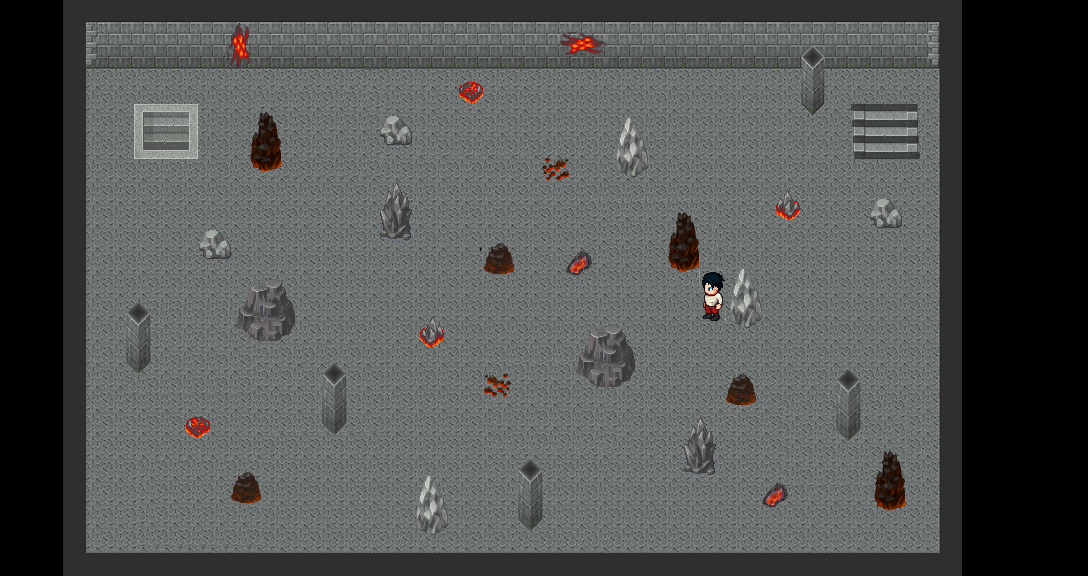

A level layout from a 2D game, rendered from its tile map. Below: a short description, then the map file with its tile-grid data intact:
An orthogonal 34x18 tile map with 32x32 px tiles, 2 tile layers (Nivel, Muros Invisibles), 5 tilesets.

<map version="1.2" tiledversion="1.3.4" orientation="orthogonal" renderorder="right-down" width="34" height="18" tilewidth="32" tileheight="32" infinite="0" nextlayerid="7" nextobjectid="1">
 <tileset firstgid="1" source="nivel5.tsx" />
 <tileset firstgid="2" source="nivel5.M.tsx" />
 <tileset firstgid="578" name="piso 1 " tilewidth="32" tileheight="32" tilecount="576" columns="32">
  <image source="imagen mapa/nivel1.png" width="1024" height="576" />
 </tileset>
 <tileset firstgid="1154" source="nivel4.M.tsx" />
 <tileset firstgid="1730" source="nivel4.tsx" />
 <layer id="6" name="Nivel" width="34" height="18">
  <data encoding="csv">
0,0,0,0,0,0,0,0,0,0,0,0,0,0,0,0,0,0,0,0,0,0,0,0,0,0,0,0,0,0,0,0,0,0,
0,0,0,0,0,0,0,0,0,0,0,0,0,0,0,0,0,0,0,0,0,0,0,0,0,0,0,0,0,0,0,0,0,0,
0,0,0,0,0,0,0,0,0,0,0,0,0,0,0,0,0,0,0,0,0,0,0,0,0,0,0,0,0,0,0,0,0,0,
0,0,0,0,0,0,0,0,0,0,0,0,0,0,0,0,0,0,0,0,0,0,0,0,0,0,0,0,0,0,0,0,0,0,
0,0,0,0,0,0,0,0,0,0,0,0,0,0,0,0,0,0,0,0,0,0,0,0,0,0,0,0,0,0,0,0,0,0,
0,0,0,0,0,0,0,0,0,0,0,0,0,0,0,0,0,0,0,0,0,0,0,0,0,0,0,0,0,0,0,0,0,0,
0,0,0,0,0,0,0,0,0,0,0,0,0,0,0,0,0,0,0,0,0,0,0,0,0,0,0,0,0,0,0,0,0,0,
0,0,0,0,0,0,0,0,0,0,0,0,0,0,0,0,0,0,0,0,0,0,0,0,0,0,0,0,0,0,0,0,0,0,
0,0,0,0,0,0,0,0,0,0,0,0,0,0,0,0,0,0,0,0,0,0,0,0,0,0,0,0,0,0,0,0,0,0,
0,0,0,0,0,0,0,0,0,0,0,0,0,0,0,0,0,0,0,0,0,0,0,0,0,0,0,0,0,0,0,0,0,0,
0,0,0,0,0,0,0,0,0,0,0,0,0,0,0,0,0,0,0,0,0,0,0,0,0,0,0,0,0,0,0,0,0,0,
0,0,0,0,0,0,0,0,0,0,0,0,0,0,0,0,0,0,0,0,0,0,0,0,0,0,0,0,0,0,0,0,0,0,
0,0,0,0,0,0,0,0,0,0,0,0,0,0,0,0,0,0,0,0,0,0,0,0,0,0,0,0,0,0,0,0,0,0,
0,0,0,0,0,0,0,0,0,0,0,0,0,0,0,0,0,0,0,0,0,0,0,0,0,0,0,0,0,0,0,0,0,0,
0,0,0,0,0,0,0,0,0,0,0,0,0,0,0,0,0,0,0,0,0,0,0,0,0,0,0,0,0,0,0,0,0,0,
0,0,0,0,0,0,0,0,0,0,0,0,0,0,0,0,0,0,0,0,0,0,0,0,0,0,0,0,0,0,0,0,0,0,
0,0,0,0,0,0,0,0,0,0,0,0,0,0,0,0,0,0,0,0,0,0,0,0,0,0,0,0,0,0,0,0,0,0,
1730,0,0,0,0,0,0,0,0,0,0,0,0,0,0,0,0,0,0,0,0,0,0,0,0,0,0,0,0,0,0,0,0,0
</data>
 </layer>
 <layer id="5" name="Muros Invisibles" width="34" height="18">
  <data encoding="csv">
0,0,1156,1157,1158,1159,1160,1161,1162,1163,1164,1165,1166,1167,1168,1169,1170,1171,1172,1173,1174,1175,1176,1177,1178,1179,1180,1181,1182,1183,0,0,0,0,
0,0,1188,0,0,0,0,0,0,0,0,0,0,0,0,0,0,0,0,0,0,0,0,0,0,1211,0,0,0,1215,0,0,0,0,
0,0,1220,1221,0,0,0,0,0,0,0,0,0,0,0,0,0,0,0,0,0,0,0,0,0,1243,1244,1245,1246,1247,0,0,0,0,
0,0,1252,1253,0,0,0,0,1258,0,0,0,0,0,0,0,0,0,0,0,0,0,0,0,0,1275,0,0,0,1279,0,0,0,0,
0,0,1284,1285,0,0,0,0,1290,0,0,0,1294,0,0,0,0,0,0,1301,0,0,0,0,0,0,0,0,0,1311,0,0,0,0,
0,0,1316,1317,1318,1319,0,0,1322,0,0,0,0,0,0,0,0,0,0,1333,0,0,0,0,0,0,0,0,0,1343,0,0,0,0,
0,0,1348,0,0,0,0,0,0,0,0,0,1358,0,0,0,0,0,0,0,0,0,0,0,1370,0,0,1373,0,1375,0,0,0,0,
0,0,1380,0,0,0,1384,0,0,0,0,0,1390,0,0,0,0,0,0,0,0,1399,0,0,0,0,0,0,0,1407,0,0,0,0,
0,0,1412,0,0,0,0,0,0,0,0,0,0,0,0,1425,0,0,0,0,0,1431,1432,1433,0,0,0,0,0,1439,0,0,0,0,
0,0,1444,0,1446,0,0,1449,1450,0,0,0,0,0,0,0,0,0,0,0,0,0,1464,1465,0,0,0,0,0,1471,0,0,0,0,
0,0,1476,0,1478,0,0,1481,1482,0,0,0,0,1487,0,0,0,0,1492,1493,0,0,0,0,0,0,0,0,0,1503,0,0,0,0,
0,0,1508,0,1510,0,0,0,0,0,1516,0,0,0,0,0,0,0,1524,1525,0,0,0,0,0,0,1532,0,0,1535,0,0,0,0,
0,0,1540,0,0,0,0,0,0,0,1548,0,0,0,0,0,0,0,0,0,0,0,0,1561,0,0,1564,0,0,1567,0,0,0,0,
0,0,1572,0,0,0,1576,0,0,0,1580,0,0,0,0,0,0,0,0,0,0,1591,0,0,0,0,1596,0,0,1599,0,0,0,0,
0,0,1604,0,0,0,0,0,0,0,0,0,0,0,0,0,1618,0,0,0,0,1623,0,0,0,0,0,1629,0,1631,0,0,0,0,
0,0,1636,0,0,0,0,1641,0,0,0,0,0,1647,0,0,1650,0,0,0,0,0,0,0,0,0,0,1661,0,1663,0,0,0,0,
0,0,1668,0,0,0,0,0,0,0,0,0,0,1679,0,0,1682,0,0,0,0,0,0,0,0,0,0,0,0,1695,0,0,0,0,
0,0,1700,1701,1702,1703,1704,1705,1706,1707,1708,1709,1710,1711,1712,1713,1714,1715,1716,1717,1718,1719,1720,1721,1722,1723,1724,1725,1726,1727,0,0,0,0
</data>
 </layer>
</map>
